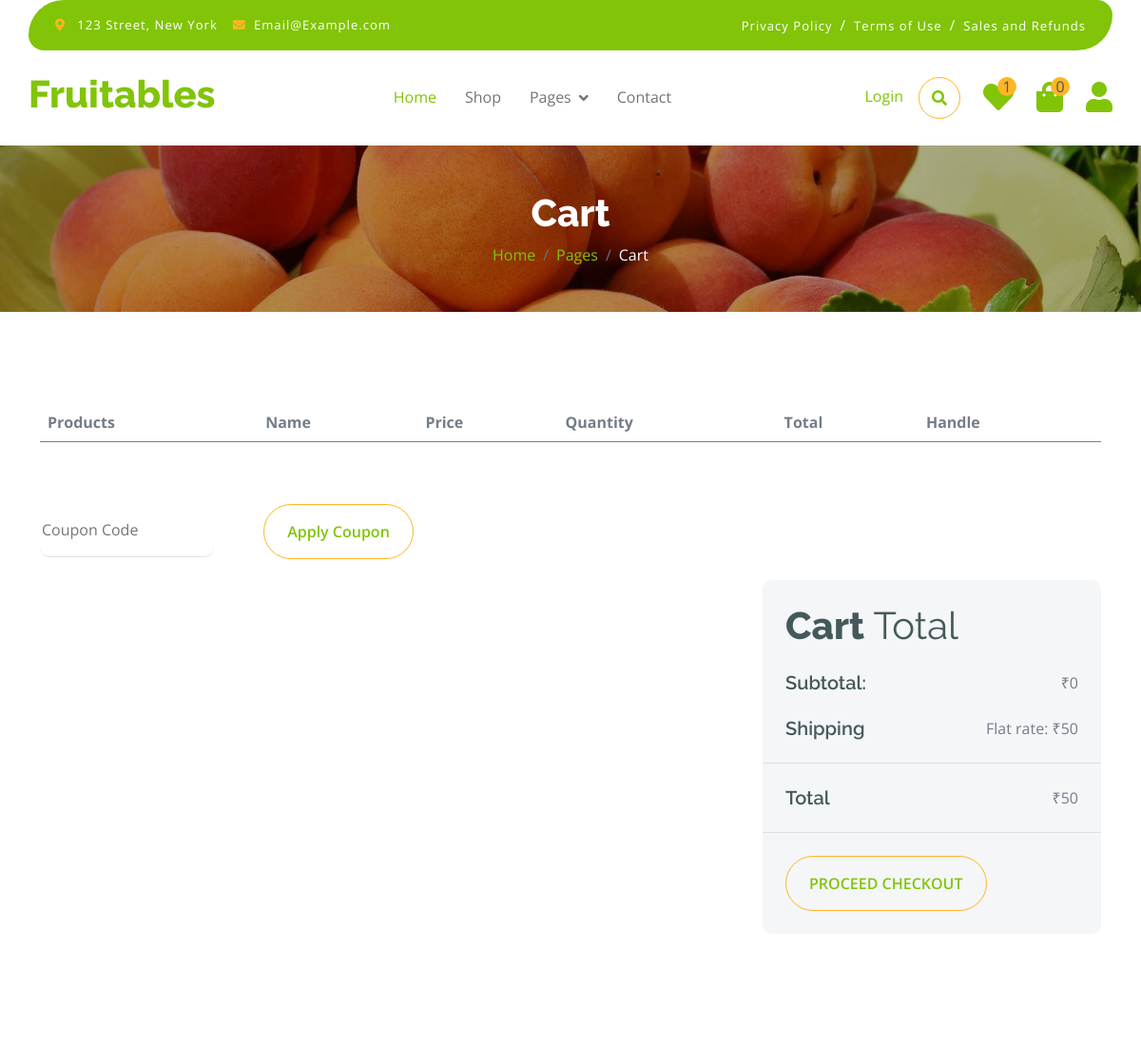
/cart (upper part), run on an earlier commit of the app's database.
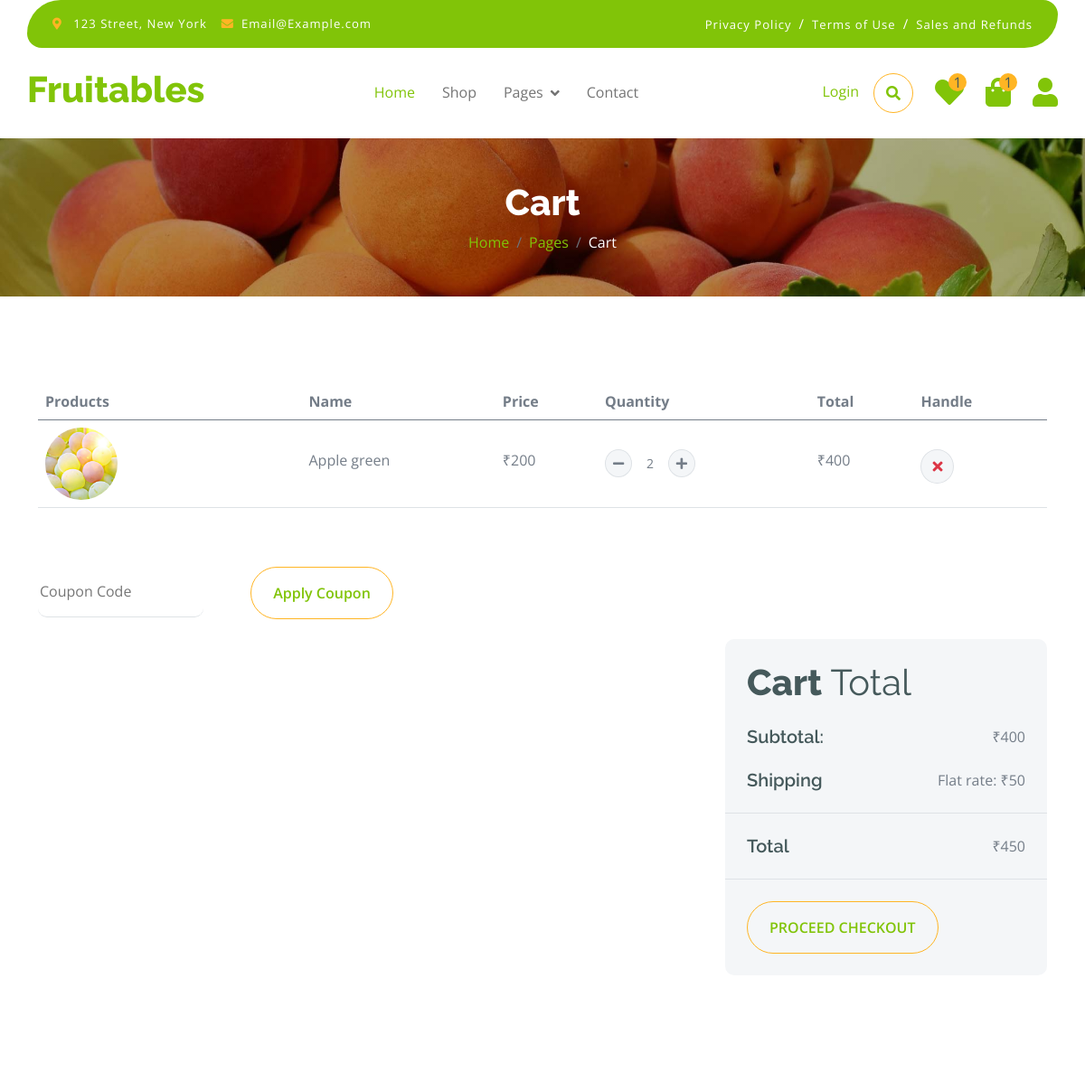
And on a later commit of the database.
### myapp/models.py (models this page shows, shortened)
class Add_to_cart(models.Model):
    user_id=models.ForeignKey(User,on_delete=models.CASCADE,blank=True,null=True)
    product_id=models.ForeignKey(Product,on_delete=models.CASCADE,blank=True,null=True)
    image=models.ImageField(upload_to="madia",blank=True,null=True)
    name=models.CharField(max_length=50,blank=True,null=True)
    price=models.IntegerField()
    quantity=models.IntegerField(blank=True,null=True)
    total_price=models.IntegerField(blank=True,null=True)

### myapp/views.py (the view)
# urls.py: path('cart', views.cart, name='cart'),
def cart(request):
    cate_id=Add_to_cart.objects.all()
    wish_count=Add_to_wishlist.objects.all().count()
    cart_count=Add_to_cart.objects.all().count()
    total_price=0
    for i in cate_id:
        total_price += i.product_id.price * i.quantity
    shipping_charge=50
    grand_total= total_price + shipping_charge
    con={"cate_id":cate_id,"wish_count":wish_count,"cart_count":cart_count,"total_price":total_price,"grand_total":grand_total,"shipping_charge":shipping_charge}
    return render(request,"cart.html",con)

### myapp/templates/cart.html (shortened to what the changed rows need)
{% extends "index.html" %}
{% load static %}
{% block content %}
        <div class="container-fluid page-header py-5">
            <h1 class="text-center text-white display-6">Cart</h1>
        </div>
        <div class="container-fluid py-5">
            <div class="container py-5">
                <div class="table-responsive">
                    <table class="table">
                        <thead>
                          <tr>
                            <th scope="col">Products</th>
                            <th scope="col">Name</th>
                            <th scope="col">Price</th>
                            <th scope="col">Quantity</th>
                            <th scope="col">Total</th>
                            <th scope="col">Handle</th>
                          </tr>
                        </thead>
                        <tbody>
                            {% for i in cate_id %}
                            <tr>
                                <th scope="row">
                                    <div class="d-flex align-items-center">
                                        <img src="{{i.image.url}}" class="img-fluid me-5 rounded-circle" style="width: 80px; height: 80px;" alt="">
                                    </div>
                                </th>
                                <td>
                                    <p class="mb-0 mt-4">{{i.name}}</p>
                                </td>
                                <td>
                                    <p class="mb-0 mt-4">₹{{i.price}}</p>
                                </td>
                                <td>
                                    <div class="input-group quantity mt-4" style="width: 100px;">
                                        <div class="input-group-btn">
                                            <a href = "{% url 'quantity_minus' i.id %}">
                                            <button class="btn btn-sm btn-minus rounded-circle bg-light border" >
                                            <i class="fa fa-minus"></i>
                                            </button>
                                            </a>
                                        </div>
                                        <input type="text" class="form-control form-control-sm text-center border-0" value="{{i.quantity}}">
                                        <div class="input-group-btn">
                                            <a href = "{% url 'quantity_plus' i.id %}">
                                            <button class="btn btn-sm btn-plus rounded-circle bg-light border">
                                                <i class="fa fa-plus"></i>
                                            </button>
                                            </a>
                                        </div>
                                    </div>
                                </td>
                                <td>
                                    <p class="mb-0 mt-4">₹{{i.total_price}}</p>
                                </td>
                                <td>
                                    <a href="{% url 'delete_item' i.id %}">
                                    <button class="btn btn-md rounded-circle bg-light border mt-4" >
                                    <i class="fa fa-times text-danger"></i>
                                    </button></a>
                                </td>
                            </tr>
                            {% endfor %}
                        </tbody>
                    </table>
                </div>
                <div class="row g-4 justify-content-end">
                    <div class="col-sm-8 col-md-7 col-lg-6 col-xl-4">
                        <div class="bg-light rounded">
                            <div class="p-4">
                                <h1 class="display-6 mb-4">Cart <span class="fw-normal">Total</span></h1>
                                <div class="d-flex justify-content-between mb-4">
                                    <h5 class="mb-0 me-4">Subtotal:</h5>
                                    <p class="mb-0">₹{{total_price}}</p>
                                </div>
                            </div>
                            <div class="py-4 mb-4 border-top border-bottom d-flex justify-content-between">
                                <h5 class="mb-0 ps-4 me-4">Total</h5>
                                <p class="mb-0 pe-4">₹{{grand_total}}</p>
                            </div>
                        </div>
                    </div>
                </div>
            </div>
        </div>
{% endblock %}

What changed in the data, as far as the page shows it:
added Add_to_cart: image (picture), name "Apple green", price "200", quantity "2", total_price "400"
Also different on the page:
{{ cart_count }}: "0" → "1"
{{ total_price }}: "0" → "400"
{{ grand_total }}: "50" → "450"
